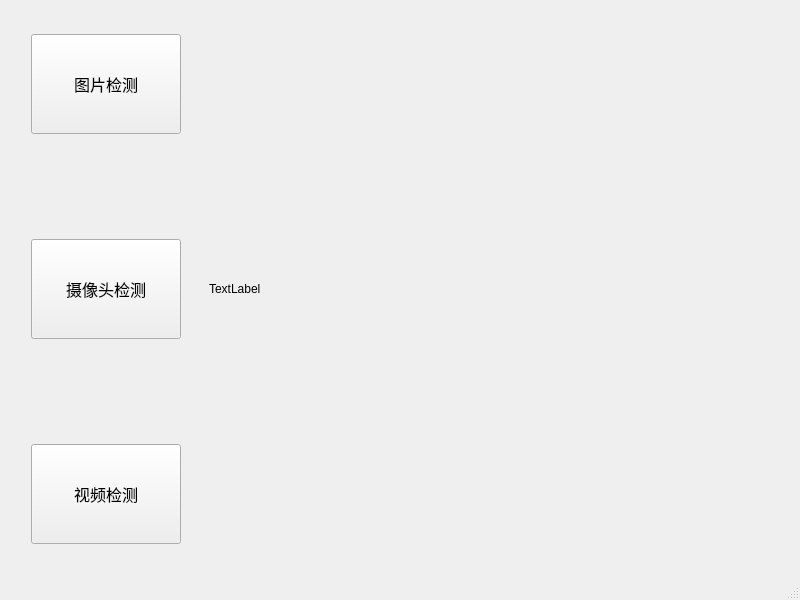
<?xml version="1.0" encoding="UTF-8"?>
<ui version="4.0">
 <class>MainWindow</class>
 <widget class="QMainWindow" name="MainWindow">
  <property name="geometry">
   <rect>
    <x>0</x>
    <y>0</y>
    <width>800</width>
    <height>600</height>
   </rect>
  </property>
  <property name="windowTitle">
   <string>火焰识别程序</string>
  </property>
  <widget class="QWidget" name="centralwidget">
   <layout class="QHBoxLayout" name="horizontalLayout_2">
    <item>
     <layout class="QHBoxLayout" name="horizontalLayout" stretch="1,3">
      <property name="sizeConstraint">
       <enum>QLayout::SetNoConstraint</enum>
      </property>
      <item>
       <layout class="QVBoxLayout" name="verticalLayout" stretch="0,0,1">
        <property name="spacing">
         <number>80</number>
        </property>
        <property name="rightMargin">
         <number>0</number>
        </property>
        <item alignment="Qt::AlignHCenter">
         <widget class="QPushButton" name="pushButton_img">
          <property name="sizePolicy">
           <sizepolicy hsizetype="Minimum" vsizetype="MinimumExpanding">
            <horstretch>0</horstretch>
            <verstretch>0</verstretch>
           </sizepolicy>
          </property>
          <property name="minimumSize">
           <size>
            <width>150</width>
            <height>100</height>
           </size>
          </property>
          <property name="maximumSize">
           <size>
            <width>150</width>
            <height>100</height>
           </size>
          </property>
          <property name="font">
           <font>
            <family>Agency FB</family>
            <pointsize>12</pointsize>
           </font>
          </property>
          <property name="text">
           <string>图片检测</string>
          </property>
         </widget>
        </item>
        <item alignment="Qt::AlignHCenter">
         <widget class="QPushButton" name="pushButton_camera">
          <property name="sizePolicy">
           <sizepolicy hsizetype="Minimum" vsizetype="Expanding">
            <horstretch>0</horstretch>
            <verstretch>0</verstretch>
           </sizepolicy>
          </property>
          <property name="minimumSize">
           <size>
            <width>150</width>
            <height>100</height>
           </size>
          </property>
          <property name="maximumSize">
           <size>
            <width>150</width>
            <height>100</height>
           </size>
          </property>
          <property name="font">
           <font>
            <family>Agency FB</family>
            <pointsize>12</pointsize>
           </font>
          </property>
          <property name="text">
           <string>摄像头检测</string>
          </property>
         </widget>
        </item>
        <item alignment="Qt::AlignHCenter">
         <widget class="QPushButton" name="pushButton_video">
          <property name="sizePolicy">
           <sizepolicy hsizetype="Minimum" vsizetype="Expanding">
            <horstretch>0</horstretch>
            <verstretch>0</verstretch>
           </sizepolicy>
          </property>
          <property name="minimumSize">
           <size>
            <width>150</width>
            <height>100</height>
           </size>
          </property>
          <property name="maximumSize">
           <size>
            <width>150</width>
            <height>100</height>
           </size>
          </property>
          <property name="font">
           <font>
            <family>Agency FB</family>
            <pointsize>12</pointsize>
           </font>
          </property>
          <property name="text">
           <string>视频检测</string>
          </property>
         </widget>
        </item>
       </layout>
      </item>
      <item>
       <widget class="QLabel" name="label">
        <property name="text">
         <string>TextLabel</string>
        </property>
       </widget>
      </item>
     </layout>
    </item>
   </layout>
  </widget>
  <widget class="QMenuBar" name="menubar">
   <property name="geometry">
    <rect>
     <x>0</x>
     <y>0</y>
     <width>800</width>
     <height>23</height>
    </rect>
   </property>
  </widget>
  <widget class="QStatusBar" name="statusbar"/>
 </widget>
 <resources/>
 <connections/>
</ui>
